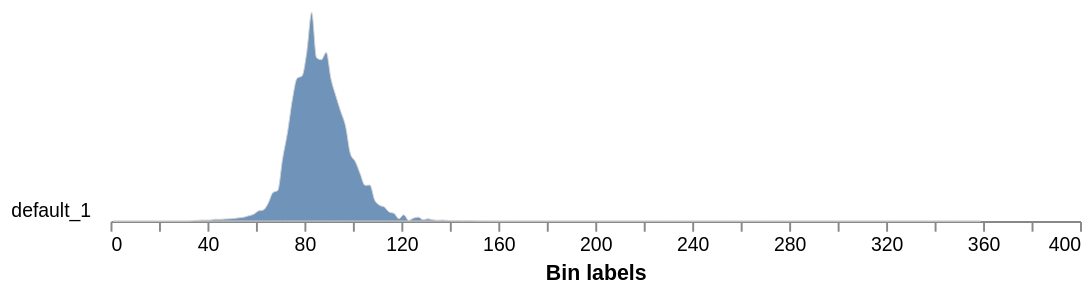

Write notebook code for a chart like this one.
### Markdown cell above
### Step 10 — Color analysis (`workflow.py:187`)

`pcv.analyze.color` extracts per-channel histograms in all color spaces (RGB, LAB, HSV)
for the masked plant — the paper's color trait family. In PlantCV 4.x the returned chart
is an Altair figure, so we render it with `display()` instead of `imshow`.

*日本語: `pcv.analyze.color` でマスク領域の全カラースペースのヒストグラム（色形質）を
抽出します。PlantCV 4.x では戻り値が Altair チャートのため `display()` で表示します。*

### Code cell
color_histogram = pcv.analyze.color(rgb_img=img_cc, labeled_mask=roi_mask,
                                    colorspaces="all", label="default")
display(color_histogram)
print("analyze.color returned:", type(color_histogram).__name__)

### Figure 1 — Vega-Lite specification as saved in the notebook (floating-point values rounded to 4 significant figures; data arrays with more than 128 entries replaced by an {"elided": "..."} marker saying what was removed)
{"config": {"view": {"continuousWidth": 300, "continuousHeight": 300, "stroke": null}, "axis": {"grid": false}, "facet": {"columns": 1, "spacing": 0}, "title": {"anchor": "end"}}, "data": {"name": "data-e5b3549e0f256483d712770bec8a2a80"}, "facet": {"field": "sample", "header": {"labelAngle": 0, "labelAlign": "left", "labelOrient": "left"}, "title": null, "type": "nominal"}, "spec": {"mark": {"type": "area", "fillOpacity": 0.8, "interpolate": "monotone", "stroke": "lightgray", "strokeWidth": 0.5}, "encoding": {"x": {"field": "label", "title": "Bin labels", "type": "quantitative"}, "y": {"axis": null, "field": "value", "scale": {"range": [10, -100]}, "type": "quantitative"}}, "height": 10, "width": 500}, "bounds": "flush", "$schema": "https://vega.github.io/schema/vega-lite/v5.20.1.json", "datasets": {"data-e5b3549e0f256483d712770bec8a2a80": {"elided": "180 records"}}}
